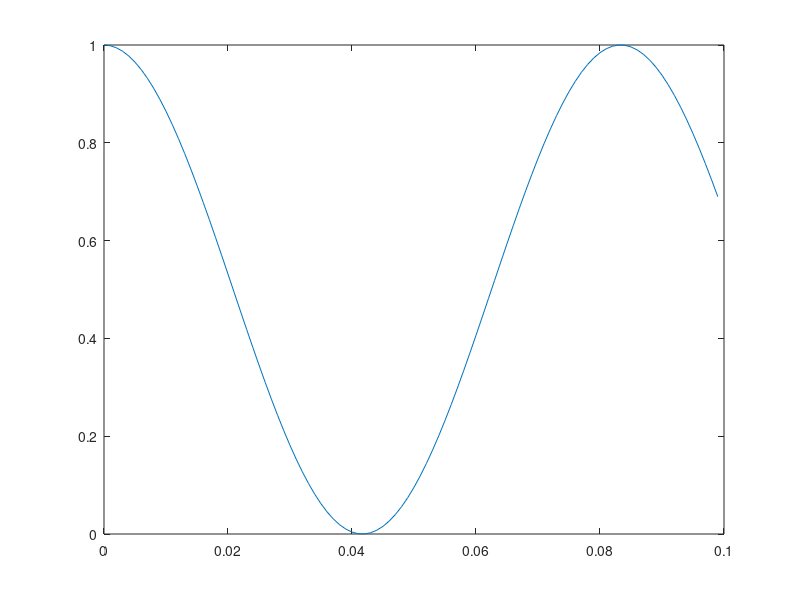

The MATLAB script that drew this image:
fc = 1000;
pc = 1/fc;
dur = 0.1;

t = [0:pc:dur-pc];

freq = 0;
f1 = 12;

y = (cos(freq*pi*2*t)+ cos(f1*2*pi*t))./2;

plot(t, y);

